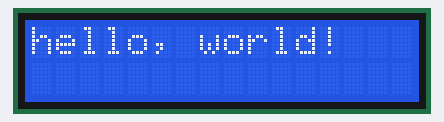
A sketch run on a simulated Arduino Uno, built with avr-gcc and run on an emulated ATmega328P. On the bench: 16×2 character LCD.

Above: at 0.1 s.

The sketch:

Lcd_Cursor.ino
```cpp
/*
  LiquidCrystal Library - Cursor

 Demonstrates the use a 16x2 LCD display.  The LiquidCrystal
 library works with all LCD displays that are compatible with the
 Hitachi HD44780 driver. There are many of them out there, and you
 can usually tell them by the 16-pin interface.

 This sketch prints "Hello World!" to the LCD and
 uses the cursor()  and noCursor() methods to turn
 on and off the cursor.

 The circuit:
 * LCD RS pin to digital pin 12
 * LCD Enable pin to digital pin 11
 * LCD D4 pin to digital pin 4
 * LCD D5 pin to digital pin 5
 * LCD D6 pin to digital pin 6
 * LCD D7 pin to digital pin 7
 * LCD R/W pin to ground
 * 10K resistor:
 * ends to +5V and ground
 * wiper to LCD VO pin (pin 3)
*/

// include the library code:
#include <LiquidCrystal.h>

// initialize the library by associating any needed LCD interface pin
// with the arduino pin number it is connected to
const int Rs = 12, E = 11, D4 = 4, D5 = 5, D6 = 6, D7 = 7;
LiquidCrystal lcd(Rs, E, D4, D5, D6, D7);

void setup() {
  // set up the LCD's number of columns and rows:
  lcd.begin(16, 2);
  // Print a message to the LCD.
  lcd.print("hello, world!");
}

void loop() {
  // Turn off the cursor:
  lcd.noCursor();
  delay(500);
  // Turn on the cursor:
  lcd.cursor();
  delay(500);
}
```
